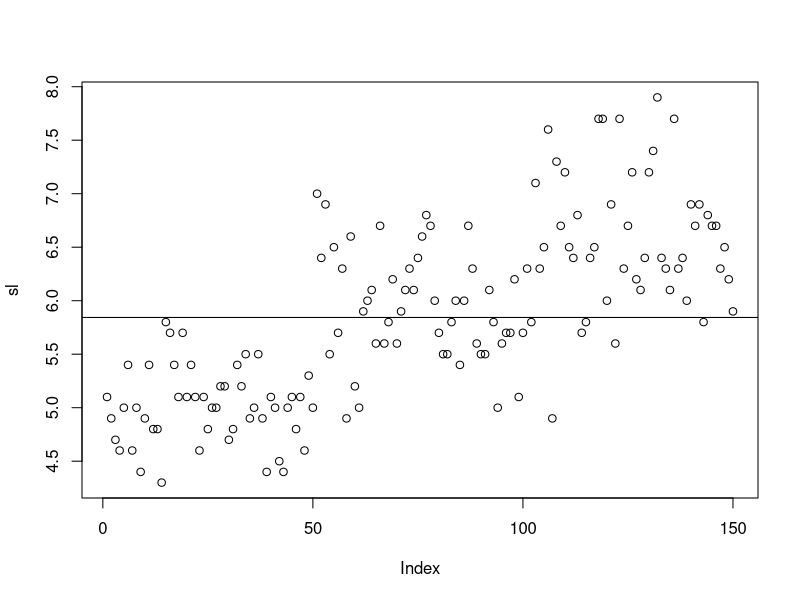
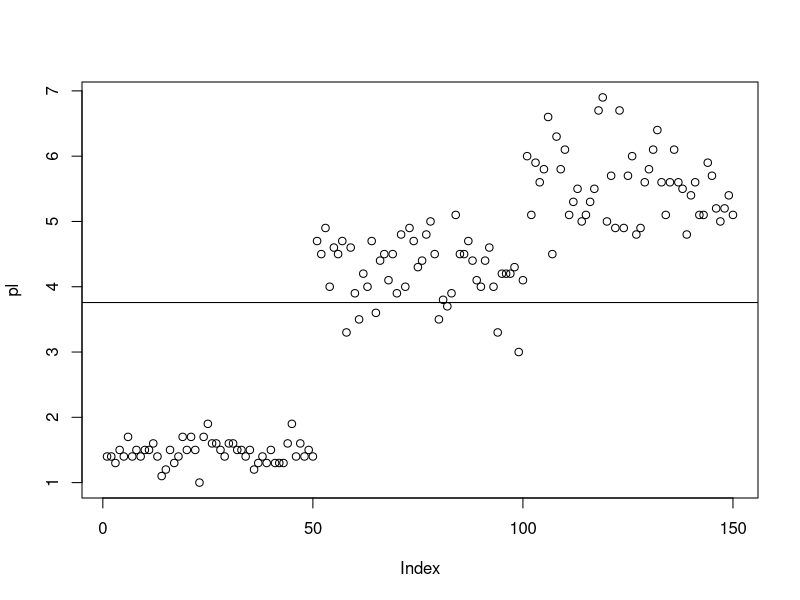

These figures' R source, in order:
## ---- chunk 1
knitr::opts_chunk$set(echo = TRUE)
## ---- chunk 2
head(iris)
## ---- chunk 3
dim(iris)
## ---- chunk 4
sl <- iris$Sepal.Length
length(sl)
## ---- chunk 5
sl.h <- diff(range(sl))
sl.h
## ---- chunk 6
sl.var <- var(sl)
sl.var
## ---- chunk 7
sl.sd <- sd(sl)
sl.sd
## ---- chunk 8
sl.cv <- sd(sl)/mean(sl)*100
sl.cv
## ---- chunk 9
pl <- iris$Petal.Length
head(pl)
## ---- chunk 10
pl.h <- diff(range(pl))
pl.h
## ---- chunk 11
pl.var <- var(pl)
pl.var
## ---- chunk 12
pl.sd <- sd(pl)
pl.sd
## ---- chunk 13
pl.cv <- sd(pl)/mean(pl)*100
pl.cv
## ---- chunk 14
c(mean(sl), mean(pl))
## ---- chunk 15
c(sl.h, pl.h)
## ---- chunk 16
c(sl.var, pl.var)
## ---- chunk 17
c(sl.sd, pl.sd)
## ---- chunk 18
c(sl.cv, pl.cv)
## ---- chunk 19
plot(sl)
abline(h = mean(sl))
## ---- chunk 20
plot(pl)
abline(h = mean(pl))
